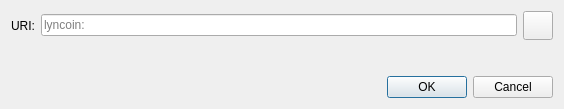
<?xml version="1.0" encoding="UTF-8"?>
<ui version="4.0">
 <class>OpenURIDialog</class>
 <widget class="QDialog" name="OpenURIDialog">
  <property name="geometry">
   <rect>
    <x>0</x>
    <y>0</y>
    <width>564</width>
    <height>109</height>
   </rect>
  </property>
  <property name="windowTitle">
   <string>Open lyncoin URI</string>
  </property>
  <layout class="QVBoxLayout" name="verticalLayout">
   <item>
    <layout class="QHBoxLayout" name="horizontalLayout">
     <item>
      <widget class="QLabel" name="label">
       <property name="text">
        <string>URI:</string>
       </property>
      </widget>
     </item>
     <item>
      <widget class="QValidatedLineEdit" name="uriEdit">
       <property name="placeholderText">
        <string notr="true">lyncoin:</string>
       </property>
      </widget>
     </item>
     <item>
      <widget class="QToolButton" name="pasteButton">
       <property name="toolTip">
        <string extracomment="Tooltip text for button that allows you to paste an address that is in your clipboard.">Paste address from clipboard</string>
       </property>
       <property name="text">
        <string/>
       </property>
       <property name="icon">
        <iconset resource="../bitcoin.qrc">
         <normaloff>:/icons/editpaste</normaloff>:/icons/editpaste
        </iconset>
       </property>
       <property name="iconSize">
        <size>
         <width>22</width>
         <height>22</height>
        </size>
       </property>
      </widget>
     </item>
    </layout>
   </item>
   <item>
    <spacer name="verticalSpacer">
     <property name="orientation">
      <enum>Qt::Vertical</enum>
     </property>
     <property name="sizeHint" stdset="0">
      <size>
       <width>20</width>
       <height>40</height>
      </size>
     </property>
    </spacer>
   </item>
   <item>
    <widget class="QDialogButtonBox" name="buttonBox">
     <property name="orientation">
      <enum>Qt::Horizontal</enum>
     </property>
     <property name="standardButtons">
      <set>QDialogButtonBox::Cancel|QDialogButtonBox::Ok</set>
     </property>
    </widget>
   </item>
  </layout>
 </widget>
 <customwidgets>
  <customwidget>
   <class>QValidatedLineEdit</class>
   <extends>QLineEdit</extends>
   <header>qt/qvalidatedlineedit.h</header>
  </customwidget>
 </customwidgets>
 <resources/>
 <connections>
  <connection>
   <sender>buttonBox</sender>
   <signal>accepted()</signal>
   <receiver>OpenURIDialog</receiver>
   <slot>accept()</slot>
   <hints>
    <hint type="sourcelabel">
     <x>248</x>
     <y>254</y>
    </hint>
    <hint type="destinationlabel">
     <x>157</x>
     <y>274</y>
    </hint>
   </hints>
  </connection>
  <connection>
   <sender>buttonBox</sender>
   <signal>rejected()</signal>
   <receiver>OpenURIDialog</receiver>
   <slot>reject()</slot>
   <hints>
    <hint type="sourcelabel">
     <x>316</x>
     <y>260</y>
    </hint>
    <hint type="destinationlabel">
     <x>286</x>
     <y>274</y>
    </hint>
   </hints>
  </connection>
 </connections>
</ui>
